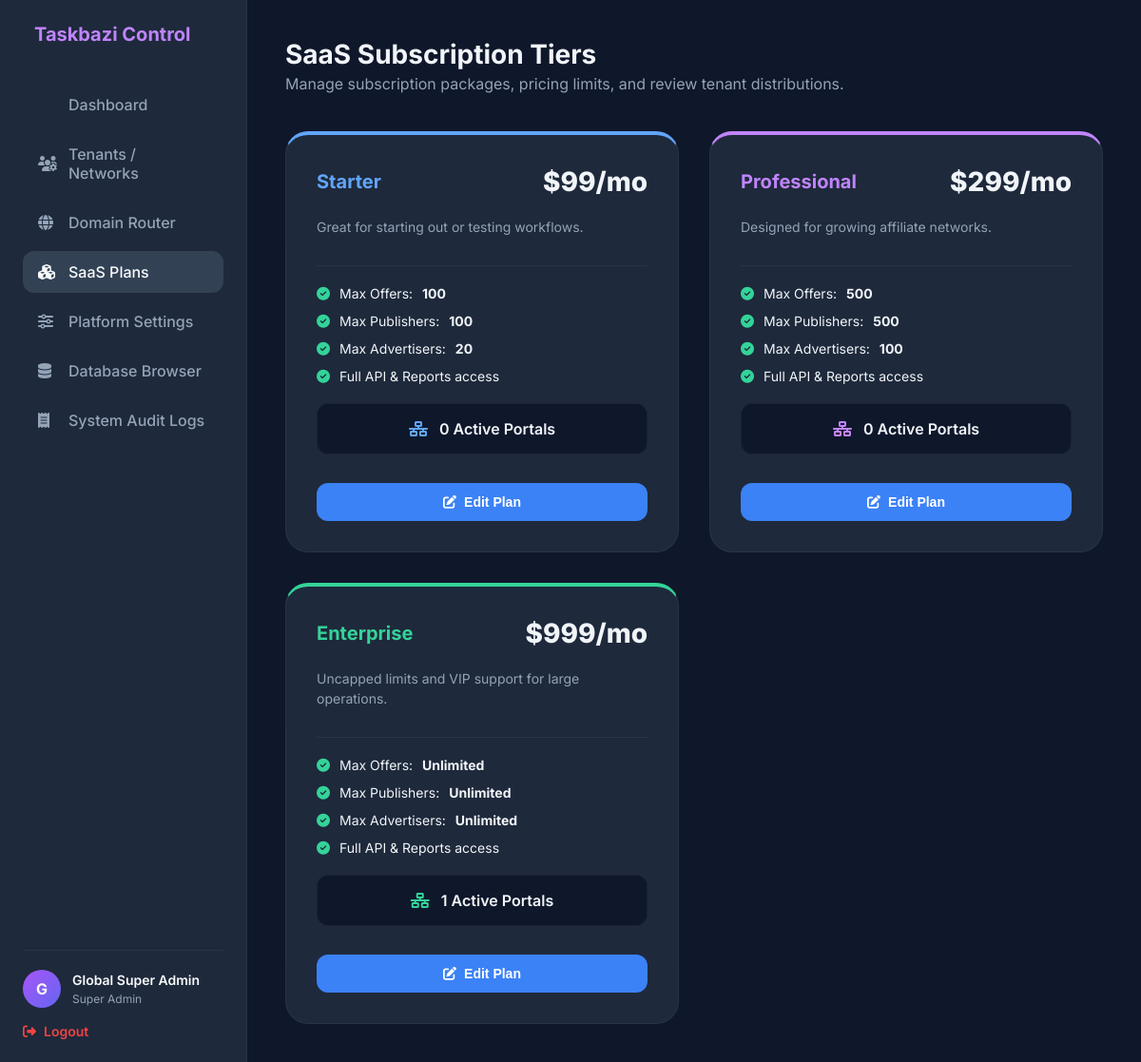
/superadmin/plans.php (signed in), run on the app's committed database.
### tables this page shows
CREATE TABLE `saas_plans` (
  `id` INT AUTO_INCREMENT PRIMARY KEY,
  `name` VARCHAR(50) NOT NULL UNIQUE,
  `price` VARCHAR(50) NOT NULL,
  `offers_limit` VARCHAR(50) NOT NULL,
  `publishers_limit` VARCHAR(50) NOT NULL,
  `advertisers_limit` VARCHAR(50) NOT NULL,
  `description` TEXT,
  `color` VARCHAR(20) DEFAULT '#60a5fa',
  `created_at` TIMESTAMP DEFAULT CURRENT_TIMESTAMP,
  `updated_at` TIMESTAMP DEFAULT CURRENT_TIMESTAMP ON UPDATE CURRENT_TIMESTAMP
);

### app/core/tenant.php (called while the page is built, shortened)
    <?php
class GuardPDO extends PDO {
    #[\ReturnTypeWillChange]
    public function prepare($query, $options = []) {
        return parent::prepare($query, $options);
    }
    #[\ReturnTypeWillChange]
    public function query($query, ...$args) {
        return parent::query($query, ...$args);
    }
}

### superadmin/plans.php (the view, shortened to what this page needs)
<?php
require_once __DIR__ . '/../app/config/database.php';
$adminName = $_SESSION['super_auth']['name'] ?? 'Super Admin';
try {
    $plansDistribution = $pdo->query("
        SELECT plan_name, COUNT(*) as count
        FROM tenants
        WHERE status != 'deleted'
        GROUP BY plan_name
    ")->fetchAll(PDO::FETCH_KEY_PAIR);
} catch (PDOException $e) {
    $plansDistribution = [];
}
try {
    $dbPlans = $pdo->query("SELECT * FROM saas_plans ORDER BY id ASC")->fetchAll(PDO::FETCH_ASSOC);
} catch (PDOException $e) {
    $dbPlans = [
        [
            'id' => 1,
            'name' => 'Starter',
            'price' => '$99/mo',
            'offers_limit' => '100',
            'publishers_limit' => '100',
            'advertisers_limit' => '20',
            'description' => 'Great for starting out or testing workflows.',
            'color' => '#3b82f6'
        ],
        [
            'id' => 2,
            'name' => 'Professional',
            'price' => '$299/mo',
            'offers_limit' => '500',
            'publishers_limit' => '500',
            'advertisers_limit' => '100',
            'description' => 'Designed for growing affiliate networks.',
            'color' => '#8b5cf6'
        ],
        [
            'id' => 3,
            'name' => 'Enterprise',
            'price' => '$999/mo',
            'offers_limit' => 'Unlimited',
            'publishers_limit' => 'Unlimited',
            'advertisers_limit' => 'Unlimited',
            'description' => 'Uncapped limits and VIP support for large operations.',
            'color' => '#10b981'
        ]
    ];
}
$plans = [];
foreach ($dbPlans as $dp) {
    $plans[] = [
        'id' => (int)$dp['id'],
        'name' => $dp['name'],
        'price' => $dp['price'],
        'offers_limit' => $dp['offers_limit'],
        'publishers_limit' => $dp['publishers_limit'],
        'advertisers_limit' => $dp['advertisers_limit'],
        'description' => $dp['description'],
        'color' => $dp['color'],
        'count' => $plansDistribution[$dp['name']] ?? 0
    ];
}
?>
<!DOCTYPE html>
<html lang="en">
<head>
    <link rel="stylesheet" href="https://cdnjs.cloudflare.com/ajax/libs/font-awesome/6.4.0/css/all.min.css">
</head>
<body>
    <div class="sidebar">
        <div class="brand">
            <span>Taskbazi Control</span>
        </div>
        <ul class="nav-menu">
            <li class="nav-item">
                <a href="dashboard.php">
                    <i class="fas fa-grid-2"></i> Dashboard
                </a>
            </li>
            <li class="nav-item">
                <a href="tenants.php">
                    <i class="fas fa-users-gear"></i> Tenants / Networks
                </a>
            </li>
            <li class="nav-item">
                <a href="domains.php">
                    <i class="fas fa-globe"></i> Domain Router
                </a>
            </li>
            <li class="nav-item active">
                <a href="plans.php">
                    <i class="fas fa-cubes"></i> SaaS Plans
                </a>
            </li>
            <li class="nav-item">
                <a href="platform_settings.php">
                    <i class="fas fa-sliders"></i> Platform Settings
                </a>
            </li>
            <li class="nav-item">
                <a href="data_browser.php">
                    <i class="fas fa-database"></i> Database Browser
                </a>
            </li>
            <li class="nav-item">
                <a href="audit_logs.php">
                    <i class="fas fa-receipt"></i> System Audit Logs
                </a>
            </li>
        </ul>
        <div class="sidebar-footer">
            <div class="user-profile">
                <div class="avatar">
                    <?=strtoupper(substr($adminName, 0, 1))?>
                </div>
                <div>
                    <h4 style="font-size: 14px; font-weight: 600;"><?=$adminName?></h4>
                    <span style="font-size: 12px; color: #94a3b8;">Super Admin</span>
                </div>
            </div>
            <a href="../logout.php" class="logout-btn">
                <i class="fas fa-right-from-bracket"></i> Logout
            </a>
        </div>
    </div>
    <div class="content">
        <div class="header">
            <div>
                <h1>SaaS Subscription Tiers</h1>
                <p>Manage subscription packages, pricing limits, and review tenant distributions.</p>
            </div>
        </div>
        <div class="plans-grid">
            <?php foreach ($plans as $p): ?>
                <div class="plan-card" style="border-top: 4px solid <?=$p['color']?>">
                    <div class="plan-header">
                        <span class="plan-name" style="color: <?=$p['color']?>"><?=$p['name']?></span>
                        <span class="plan-price"><?=$p['price']?></span>
                    </div>
                    <p class="plan-desc"><?=$p['description']?></p>
                    <ul class="plan-features">
                        <li><i class="fas fa-check-circle"></i> Max Offers: <strong><?=$p['offers_limit']?></strong></li>
                        <li><i class="fas fa-check-circle"></i> Max Publishers: <strong><?=$p['publishers_limit']?></strong></li>
                        <li><i class="fas fa-check-circle"></i> Max Advertisers: <strong><?=$p['advertisers_limit']?></strong></li>
                        <li><i class="fas fa-check-circle"></i> Full API & Reports access</li>
                    </ul>
                    <div class="plan-distribution" style="margin-bottom: 10px;">
                        <i class="fas fa-network-wired" style="color: <?=$p['color']?>; margin-right: 8px;"></i>
                        <span><?=$p['count']?> Active Portals</span>
                    </div>
                    <button class="edit-btn" onclick='openEditModal(<?=json_encode($p)?>)'>
                        <i class="fas fa-pen-to-square"></i> Edit Plan
                    </button>
                </div>
            <?php endforeach; ?>
        </div>
    </div>
</body>
</html>

### superadmin/plans.php (style rules this page uses)
* { margin: 0; padding: 0; box-sizing: border-box; }
body { font-family: 'Inter', sans-serif; background-color: #0f172a; color: #f1f5f9; min-height: 100vh; display: flex; }
.sidebar { width: 260px; background-color: #1e293b; border-right: 1px solid rgba(255, 255, 255, 0.05); display: flex; flex-direction: column; padding: 24px; }
.brand { display: flex; align-items: center; gap: 12px; margin-bottom: 40px; font-weight: 700; font-size: 20px; color: #c084fc; }
.nav-menu { list-style: none; display: flex; flex-direction: column; gap: 8px; }
.nav-item a { display: flex; align-items: center; gap: 12px; padding: 12px 16px; color: #94a3b8; text-decoration: none; border-radius: 12px; font-weight: 500; transition: all 0.2s; }
.nav-item.active a, .nav-item a:hover { background-color: #334155; color: #f8fafc; }
.nav-item a i { width: 20px; }
.sidebar-footer { margin-top: auto; padding-top: 20px; border-top: 1px solid rgba(255, 255, 255, 0.05); }
.user-profile { display: flex; align-items: center; gap: 12px; color: #f8fafc; margin-bottom: 16px; }
.avatar { width: 40px; height: 40px; border-radius: 50%; background: linear-gradient(135deg, #a855f7, #6366f1); display: flex; align-items: center; justify-content: center; font-weight: 700; }
.logout-btn { display: flex; align-items: center; gap: 8px; color: #ef4444; text-decoration: none; font-weight: 600; font-size: 14px; }
.content { flex: 1; padding: 40px; overflow-y: auto; }
.header { display: flex; justify-content: space-between; align-items: center; margin-bottom: 40px; }
.header h1 { font-size: 28px; font-weight: 700; }
.header p { color: #94a3b8; margin-top: 4px; }
.plans-grid { display: grid; grid-template-columns: repeat(auto-fit, minmax(280px, 1fr)); gap: 32px; margin-top: 24px; }
.plan-card { background-color: #1e293b; border: 1px solid rgba(255, 255, 255, 0.05); border-radius: 24px; padding: 32px; display: flex; flex-direction: column; gap: 20px; position: relative; overflow: hidden; }
.plan-header { display: flex; justify-content: space-between; align-items: center; }
.plan-name { font-size: 20px; font-weight: 700; }
.plan-price { font-size: 28px; font-weight: 800; }
.plan-desc { font-size: 14px; color: #94a3b8; line-height: 1.5; }
.plan-features { list-style: none; display: flex; flex-direction: column; gap: 12px; border-top: 1px solid rgba(255, 255, 255, 0.05); padding-top: 20px; margin-top: 10px; }
.plan-features li { display: flex; align-items: center; gap: 10px; font-size: 14px; }
.plan-features li i { color: #34d399; }
.plan-distribution { background-color: #0f172a; border: 1px solid rgba(255, 255, 255, 0.05); border-radius: 12px; padding: 16px; text-align: center; font-weight: 600; margin-top: auto; }
.edit-btn { background-color: #3b82f6; color: white; border: none; padding: 12px; border-radius: 12px; font-weight: 600; cursor: pointer; text-align: center; transition: background 0.2s; width: 100%; font-size: 14px; display: flex; align-items: center; justify-content: center; gap: 8px; }

### data on the page
saas_plans: name "Starter", price "$99/mo", description "Great for starting out or testing workflows.", offers_limit "100", publishers_limit "100", advertisers_limit "20", count "0"
saas_plans: name "Professional", price "$299/mo", description "Designed for growing affiliate networks.", offers_limit "500", publishers_limit "500", advertisers_limit "100", count "0"
saas_plans: name "Enterprise", price "$999/mo", description "Uncapped limits and VIP support for large operations.", offers_limit "Unlimited", publishers_limit "Unlimited", advertisers_limit "Unlimited", count "1"

### other printed values
substr($adminName, 0, 1) "G"
$adminName "Global Super Admin"
